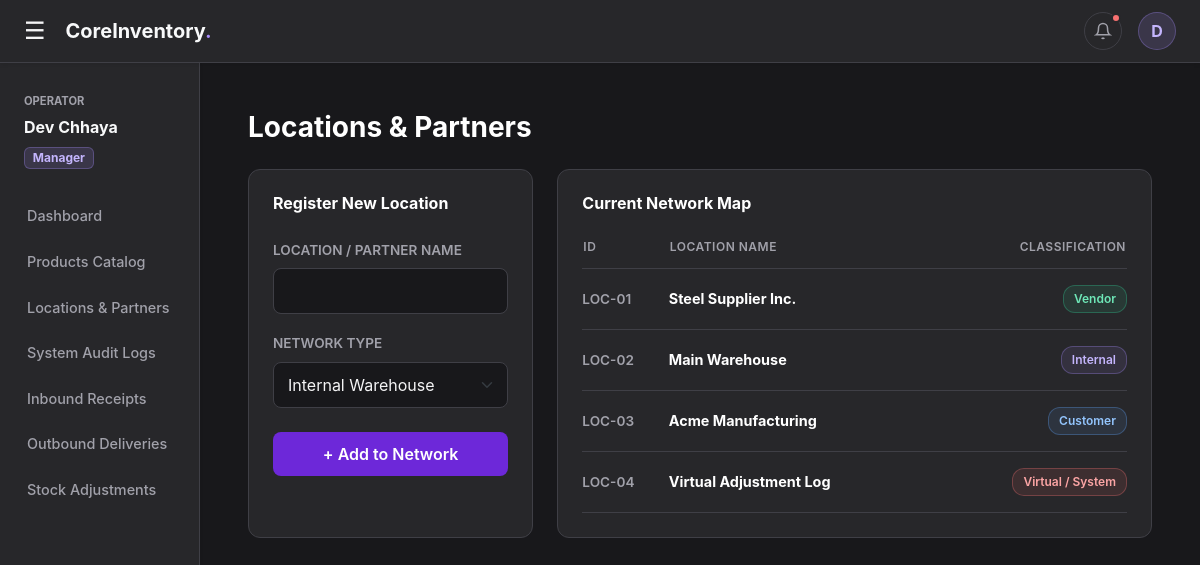
Page /locations (signed in) on the committed database.
### app.py (models this page shows)
class User(db.Model):
    __tablename__ = 'users'
    id = db.Column(db.Integer, primary_key=True)
    username = db.Column(db.String(50), unique=True, nullable=False)
    email = db.Column(db.String(100), unique=True, nullable=False)
    password_hash = db.Column(db.String(255), nullable=False)
    role = db.Column(db.String(20), nullable=False, default='Manager')
    address = db.Column(db.Text, nullable=True)
    preferred_payment = db.Column(db.String(20), nullable=True, default='UPI')
    reset_otp = db.Column(db.String(6), nullable=True)
    otp_expiry = db.Column(db.DateTime, nullable=True)

class Location(db.Model):
    __tablename__ = 'locations'
    id = db.Column(db.Integer, primary_key=True)
    name = db.Column(db.String(100), nullable=False)
    type = db.Column(db.String(50), nullable=False)

### app.py (the view, shortened to what this page needs)
@app.route('/locations', methods=['GET', 'POST'])
@login_required
@role_required('Manager')
def locations():
    locations_list = Location.query.all()
    return render_template('locations.html', locations=locations_list)

### app.py (called while the page is built)
@app.context_processor
def inject_global_data():
    if 'user_id' in session:
        nav_pending = InventoryOperation.query.filter(InventoryOperation.status != 'Done').order_by(InventoryOperation.created_at.desc()).limit(4).all()
        nav_completed = InventoryOperation.query.filter_by(status='Done').order_by(InventoryOperation.created_at.desc()).limit(4).all()
        return dict(nav_pending=nav_pending, nav_completed=nav_completed)
    return dict()

def login_required(f):
    @wraps(f)
    def decorated_function(*args, **kwargs):
        if 'user_id' not in session: return redirect(url_for('login'))
        user = User.query.get(session['user_id'])
        if not user:
            session.clear()
            return redirect(url_for('login'))
        return f(*args, **kwargs)
    return decorated_function

def role_required(allowed_role):
    def decorator(f):
        @wraps(f)
        def decorated_function(*args, **kwargs):
            if session.get('user_role') != allowed_role:
                flash(f'Access Denied: Requires {allowed_role} clearance.', 'danger')
                return redirect(url_for('dashboard'))
            return f(*args, **kwargs)
        return decorated_function
    return decorator

### templates/locations.html (shortened to what this page needs)
{% extends "base.html" %}
{% block content %}
<div class="d-flex justify-content-between align-items-center mb-4">
    <h1 class="h3 text-white fw-bold mb-0">Locations & Partners</h1>
</div>
<div class="row g-4">
    <div class="col-lg-4">
        <div class="panel-card h-100">
            <h6 class="text-white fw-bold mb-4">Register New Location</h6>
            <form method="POST" action="/locations">
                <div class="mb-3">
                    <label class="form-label text-muted-custom">Location / Partner Name</label>
                    <input type="text" name="name" class="form-control dark-input" required>
                </div>
                <div class="mb-4">
                    <label class="form-label text-muted-custom">Network Type</label>
                    <select name="type" class="form-select dark-input" required>
                        <option value="Internal">Internal Warehouse</option>
                    </select>
                </div>
                <button type="submit" class="btn-purple w-100">+ Add to Network</button>
            </form>
        </div>
    </div>
    <div class="col-lg-8">
        <div class="panel-card h-100">
            <h6 class="text-white fw-bold mb-4">Current Network Map</h6>
            <div class="table-responsive">
                <table class="custom-table">
                    <thead><tr><th>ID</th><th>Location Name</th><th class="text-end">Classification</th></tr></thead>
                    <tbody>
                        {% for loc in locations %}
                        <tr>
                            <td class="text-muted-custom">LOC-0{{ loc.id }}</td>
                            <td class="fw-bold text-white">{{ loc.name }}</td>
                            <td class="text-end">
                                {% if loc.type == 'Inventory Loss' %}<span class="tag tag-loss">Virtual / System</span>
                                {% else %}<span class="tag tag-{{ loc.type }}">{{ loc.type }}</span>{% endif %}
                            </td>
                        </tr>
                        {% else %}
                        <tr><td colspan="3" class="text-center text-muted py-4">No locations found.</td></tr>
                        {% endfor %}
                    </tbody>
                </table>
            </div>
        </div>
    </div>
</div>
{% endblock %}

### templates/base.html (shortened to what this page needs)
<!DOCTYPE html>
<html lang="en">
<head>
    <link href="https://cdn.jsdelivr.net/npm/bootstrap@5.3.0/dist/css/bootstrap.min.css" rel="stylesheet">
</head>
<body>
    <div class="top-navbar sticky-top shadow-sm">
        <div class="d-flex align-items-center">
            <button class="burger-icon" id="sidebarToggle">&#9776;</button>
            <h5 class="mb-0 fw-bold text-light">CoreInventory<span style="color: var(--accent-light)">.</span></h5>
        </div>
        <div class="d-flex align-items-center">
            <div class="dropdown me-3">
                <button class="nav-icon-btn" type="button" data-bs-toggle="dropdown" aria-expanded="false">
                    <svg width="18" height="18" viewBox="0 0 24 24" fill="none" stroke="currentColor" stroke-width="2"><path d="M18 8A6 6 0 0 0 6 8c0 7-3 9-3 9h18s-3-2-3-9"></path><path d="M13.73 21a2 2 0 0 1-3.46 0"></path></svg>
                    {% if nav_pending|length > 0 %}
                        <span class="notification-dot"></span>
                    {% endif %}
                </button>
            </div>
            <div class="dropdown">
                <button class="profile-btn" type="button" data-bs-toggle="dropdown" aria-expanded="false">
                    {{ session.get('user_name', 'U')[0] | upper }}
                </button>
            </div>
        </div>
    </div>
    <div class="container-fluid position-relative">
        <div class="row flex-nowrap">
            <nav id="sidebar" class="col-auto col-md-3 col-lg-2 px-0 sidebar-menu shadow-sm">
                <div class="px-4 mb-4">
                    <small class="text-uppercase fw-bold" style="color: var(--text-muted); font-size: 0.7rem;">Operator</small>
                    <div class="text-light mt-1 fw-bold">{{ session.get('user_name', 'System User') }}</div>
                    <span class="badge mt-2" style="background: rgba(167, 139, 250, 0.15); color: #C4B5FD; border: 1px solid rgba(167, 139, 250, 0.3);">{{ session.get('user_role', 'Guest') }}</span>
                </div>
                <a href="/dashboard">Dashboard</a>
                {% if session.get('user_role') == 'Manager' %}
                    <a href="/products">Products Catalog</a>
                    <a href="/locations">Locations & Partners</a>
                    <a href="/audit">System Audit Logs</a>
                {% endif %}
                <a href="/receipts">Inbound Receipts</a>
                <a href="/deliveries">Outbound Deliveries</a>
                <a href="/adjustments">Stock Adjustments</a>
            </nav>
            <main class="col px-md-5 py-5">
                {% block content %}{% endblock %}
            </main>
        </div>
    </div>
</body>
</html>

### templates/base.html (style rules this page uses)
:root { --bg-dark: #18181B; --surface-dark: #27272A; --border-dark: #3F3F46; --text-primary: #F4F4F5; --text-muted: #A1A1AA; --accent-light: #A78BFA; }
body { background-color: var(--bg-dark); color: var(--text-primary); overflow-x: hidden; font-family: 'Inter', system-ui, sans-serif; }
.top-navbar { background-color: var(--surface-dark); border-bottom: 1px solid var(--border-dark); padding: 12px 24px; display: flex; align-items: center; justify-content: space-between; }
.burger-icon { font-size: 1.5rem; cursor: pointer; margin-right: 20px; border: none; background: none; color: var(--text-primary); padding: 0; transition: color 0.2s; }
.nav-icon-btn { background: transparent; border: 1px solid var(--border-dark); color: var(--text-muted); border-radius: 50%; width: 38px; height: 38px; display: flex; align-items: center; justify-content: center; transition: all 0.2s; position: relative; }
.notification-dot { position: absolute; top: 0px; right: 0px; width: 10px; height: 10px; background-color: #F87171; border-radius: 50%; border: 2px solid var(--surface-dark); }
.profile-btn { background: rgba(167, 139, 250, 0.15); color: #C4B5FD; border: 1px solid rgba(167, 139, 250, 0.3); border-radius: 50%; width: 38px; height: 38px; font-weight: bold; display: flex; align-items: center; justify-content: center; text-decoration: none; cursor: pointer; }
.sidebar-menu { min-height: calc(100vh - 63px); background-color: var(--surface-dark); border-right: 1px solid var(--border-dark); padding-top: 24px; transition: all 0.2s ease-in-out; }
.sidebar-menu a { color: var(--text-muted); text-decoration: none; padding: 12px 24px; display: block; font-weight: 500; font-size: 0.9rem; transition: all 0.2s; border-left: 3px solid transparent; }

### templates/locations.html (style rules this page uses)
.panel-card { background-color: #27272A; border: 1px solid #3F3F46; border-radius: 12px; padding: 24px; }
.dark-input { background-color: #18181B; border: 1px solid #3F3F46; color: #F4F4F5; border-radius: 8px; padding: 10px 14px; transition: all 0.2s; }
.custom-table { width: 100%; color: #F4F4F5; font-size: 0.9rem; }
.custom-table th { color: #A1A1AA; text-transform: uppercase; font-size: 0.75rem; letter-spacing: 0.5px; border-bottom: 1px solid #3F3F46; padding-bottom: 12px; font-weight: 600; }
.custom-table td { padding: 16px 0; border-bottom: 1px solid #3F3F46; vertical-align: middle; }
.btn-purple { background-color: #6D28D9; color: white; border: none; border-radius: 8px; padding: 10px 24px; font-weight: 600; transition: all 0.2s; }
.tag { padding: 4px 10px; border-radius: 12px; font-size: 0.75rem; font-weight: 600; display: inline-block; }
.tag-Internal { background: rgba(167, 139, 250, 0.1); border: 1px solid rgba(167, 139, 250, 0.3); color: #C4B5FD; }
.tag-Vendor { background: rgba(52, 211, 153, 0.1); border: 1px solid rgba(52, 211, 153, 0.3); color: #6EE7B7; }
.tag-Customer { background: rgba(96, 165, 250, 0.1); border: 1px solid rgba(96, 165, 250, 0.3); color: #93C5FD; }
.tag-loss { background: rgba(248, 113, 113, 0.1); border: 1px solid rgba(248, 113, 113, 0.3); color: #FCA5A5; }
.text-muted-custom { color: #A1A1AA; font-size: 0.85rem; font-weight: 600; text-transform: uppercase; }

### rows in the picture
User: get "Dev Chhaya", get "Manager"
Location: id "1", name "Steel Supplier Inc.", type "Vendor"
Location: id "2", name "Main Warehouse", type "Internal"
Location: id "3", name "Acme Manufacturing", type "Customer"
Location: id "4", name "Virtual Adjustment Log", type "Virtual / System"

### other values in the picture
{{ session.get('user_name', 'U')[0] | upper }} "D"
